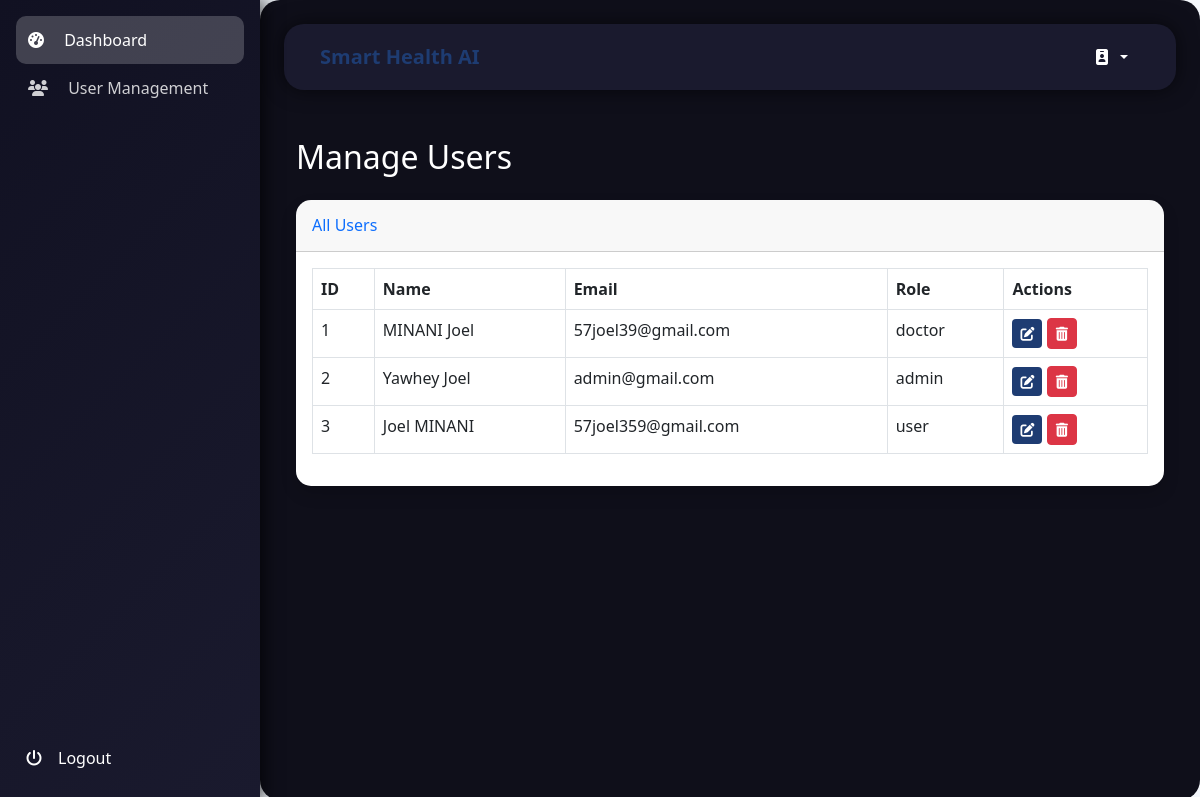
The page /dashboard/manage_users/ on the database as committed earlier.
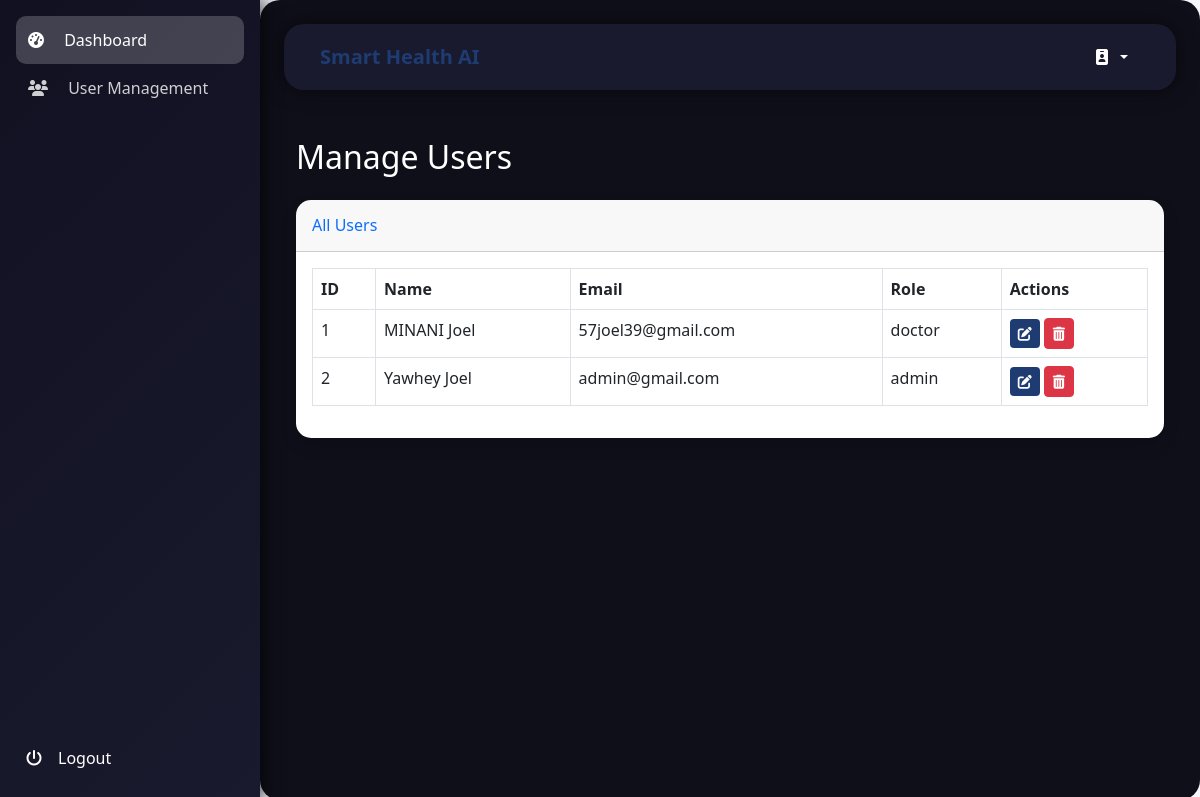
The same page on the database as committed later.
### accounts/models.py (models this page shows, shortened)
class Account(AbstractBaseUser, PermissionsMixin):
    first_name = models.CharField(max_length=50)
    last_name = models.CharField(max_length=50)
    email = models.EmailField(max_length=100, unique=True)
    phone_number = models.CharField(max_length=50, blank=True)
    date_joined = models.DateTimeField(auto_now_add=True)
    last_login = models.DateTimeField(auto_now=True)
    role = models.CharField(max_length=20, default='user')
    is_staff = models.BooleanField(default=False)
    is_active = models.BooleanField(default=False)
    is_superuser = models.BooleanField(default=False)
    USERNAME_FIELD = 'email'  # Use email as the unique identifier
    REQUIRED_FIELDS = ['first_name', 'last_name']  # Removed 'username'
    objects = MyAccountManager()

### dashboard/views.py (the view)
# urls.py: path('manage_users/', views.manage_users, name='manage_users'),
def manage_users(request):
    User = get_user_model()
    users = User.objects.all().order_by('id')
    context = {
        'users': users,
    }
    return render(request, 'pages/manage_users.html', context)

### templates/pages/manage_users.html (shortened to what this page needs)
{% extends 'adminbase.html' %}
{% block content %}
<div class="container my-5">
  <h2 class="mb-4">Manage Users</h2>
  <div class="card shadow">
    <div class="card-header py-3">
      <h6 class="m-0 font-weight-bold text-primary">All Users</h6>
    </div>
    <div class="card-body">
      <div class="table-responsive">
        {% if users %}
        <table class="table table-bordered" id="usersTable" width="100%" cellspacing="0">
          <thead class="thead-light">
            <tr>
              <th>ID</th>
              <th>Name</th>
              <th>Email</th>
              <th>Role</th>
              <th>Actions</th>
            </tr>
          </thead>
          <tbody>
            {% for user in users %}
            <tr>
              <td>{{ user.id }}</td>
              <td>{{ user.first_name }} {{ user.last_name }}</td>
              <td>{{ user.email }}</td>
              <td>{{ user.role|default:"N/A" }}</td>
              <td>
                <a href="{% url 'edit_user' user.id %}" class="btn btn-sm btn-primary" title="Edit">
                  <i class="fas fa-edit"></i>
                </a>
                <a href="{% url 'delete_user' user.id %}" class="btn btn-sm btn-danger" title="Delete" onclick="return confirm('Are you sure?');">
                  <i class="fas fa-trash-alt"></i>
                </a>
              </td>
            </tr>
            {% endfor %}
          </tbody>
        </table>
        {% else %}
          <p>No users found.</p>
        {% endif %}
      </div>
    </div>
  </div>
</div>
{% endblock %}

Rows that differ between the two databases and show on the page:
removed Account: id "3", first_name "Joel", last_name "MINANI", email "57joel359@gmail.com", role "user"
